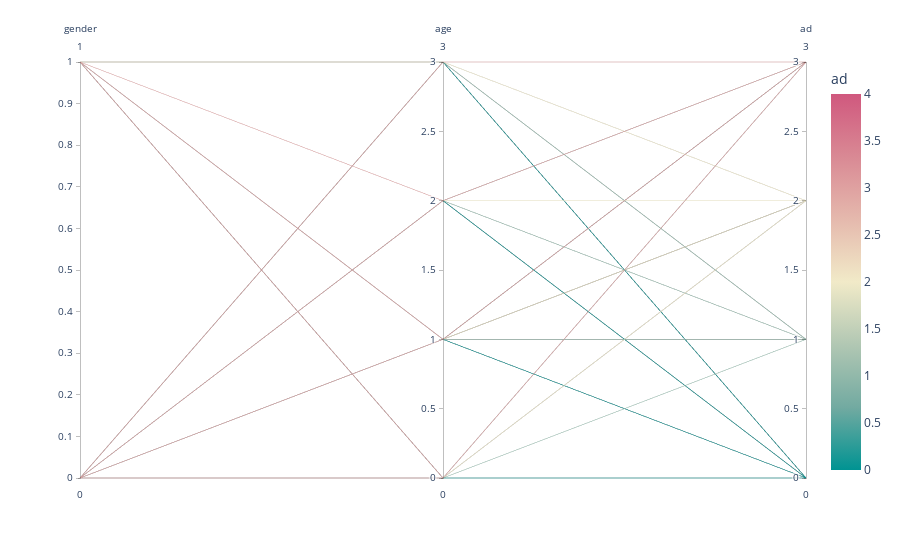

Write notebook code for a chart like this one.
### Code cell
# age, gender and ad preference
# import plotly.express as px
fig = px.parallel_coordinates(df, color="ad", labels={"ad": "ad",
                "age": "age", "gender": "gender"},
                             color_continuous_scale=px.colors.diverging.Tealrose,
                             color_continuous_midpoint=2)
fig.show()

### Figure 1 — Plotly figure (JSON) as saved in the notebook; plotly's stock layout.template omitted (floating-point values rounded to 4 significant figures)
{"data": [{"dimensions": [{"label": "gender", "values": [1, 1, 1, 0, 1, 0, 1, 0, 0, 0, 0, 0, 0, 1, 0, 1, 1, 1, 1, 1, 1, 0, 1, 0, 0, 1, 1, 1, 0, 0, 0, 0, 1, 1, 0, 0, 1, 1, 0, 0, 1, 1, 1, 0, 1, 0, 0, 1, 0, 1, 0, 0, 0, 0, 0, 1, 1, 0, 1, 1, 1, 0, 1, 0, 1, 0, 1, 0, 1, 0, 1, 1, 1, 1, 0, 1, 1]}, {"label": "age", "values": [1, 1, 1, 2, 1, 1, 1, 1, 3, 1, 1, 2, 1, 3, 1, 1, 1, 1, 1, 1, 0, 0, 0, 2, 1, 1, 1, 1, 2, 1, 1, 2, 1, 3, 2, 0, 0, 1, 2, 1, 1, 0, 1, 0, 1, 1, 2, 1, 1, 2, 0, 3, 2, 3, 3, 1, 3, 3, 1, 1, 1, 1, 0, 1, 1, 3, 3, 1, 1, 3, 0, 1, 1, 1, 1, 1, 1]}, {"label": "ad", "values": [0, 0, 0, 1, 0, 0, 1, 3, 3, 2, 0, 0, 2, 1, 0, 0, 2, 3, 1, 0, 1, 2, 3, 3, 0, 0, 3, 1, 0, 1, 3, 0, 3, 1, 1, 2, 3, 1, 2, 2, 0, 0, 0, 2, 0, 0, 0, 1, 0, 3, 3, 0, 3, 0, 0, 0, 2, 0, 0, 0, 0, 0, 0, 1, 0, 1, 2, 0, 2, 0, 0, 3, 0, 0, 3, 0, 0]}], "domain": {"x": [0, 1], "y": [0, 1]}, "line": {"color": [0, 0, 0, 1, 0, 0, 1, 3, 3, 2, 0, 0, 2, 1, 0, 0, 2, 3, 1, 0, 1, 2, 3, 3, 0, 0, 3, 1, 0, 1, 3, 0, 3, 1, 1, 2, 3, 1, 2, 2, 0, 0, 0, 2, 0, 0, 0, 1, 0, 3, 3, 0, 3, 0, 0, 0, 2, 0, 0, 0, 0, 0, 0, 1, 0, 1, 2, 0, 2, 0, 0, 3, 0, 0, 3, 0, 0], "coloraxis": "coloraxis"}, "name": "", "type": "parcoords"}], "layout": {"coloraxis": {"cmid": 2, "colorbar": {"title": {"text": "ad"}}, "colorscale": [[0, "rgb(0, 147, 146)"], [0.1667, "rgb(114, 170, 161)"], [0.3333, "rgb(177, 199, 179)"], [0.5, "rgb(241, 234, 200)"], [0.6667, "rgb(229, 185, 173)"], [0.8333, "rgb(217, 137, 148)"], [1, "rgb(208, 88, 126)"]]}, "legend": {"tracegroupgap": 0}, "margin": {"t": 60}}}
